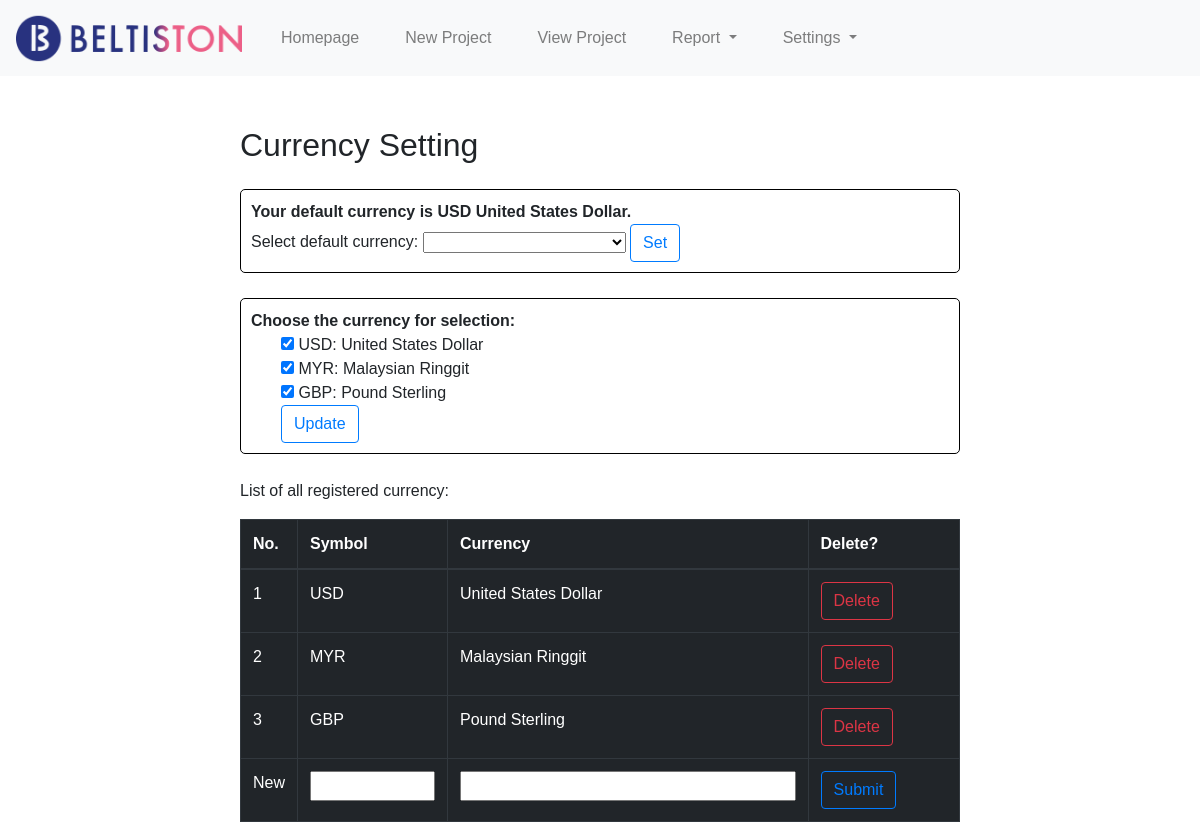
Page /settings-currency on the committed database.
### tables this page shows
CREATE TABLE currency (
                    id INTEGER PRIMARY KEY AUTOINCREMENT,
                    symbol TEXT,
                    description TEXT,
                    default_curr INTEGER,
                    display_curr INTEGER
                );

### app.py (the view, shortened to what this page needs)
@app.route("/settings-currency", methods=["GET", "POST"])
def settings():
    results = showcurrency()
    if request.method == "GET":
        return render_template("settings-currency.html", results=results)

### backendprocess.py (called while the page is built)
def showcurrency():
    with sqlite3.connect('p1_database.db') as conn:
        cur = conn.cursor()
        cur.execute("""SELECT * FROM currency;""")
    return cur.fetchall()

### templates/settings-currency.html (shortened to what this page needs)
{% extends "layout.html" %}
{% block body %}
<div class="settings-currency-mainbody">
    <h2>Currency Setting</h2>
    <div class="settings-default-currency">
        <form action="/setdefcurrency" method="POST">
        {% for result in results %}
        {% if result[3] == 1 %}
        <strong>Your default currency is {{result[1]}} {{result[2]}}.</strong><br>
        {% endif %}
        {% endfor %}
        Select default currency:
        <select name="currency" id="currency">
            <option value="blank"></option>
            {% for result in results%}
            <option name="symbol" value="{{result[1]}}">{{result[1]}} {{result[2]}}</option>
            {% endfor %}
        </select>
        <input type="submit" value="Set" class="btn btn-outline-primary">
        </form>
    </div>
    <div class="settings-default-currency">
        <strong>Choose the currency for selection:</strong>
        <div class="settings-showcurr">
        <form action="/setdisplaycurrency" method="POST">
            {% for result in results %}
            {% if result[4] == 1 %}
            <input type="checkbox" name="symbol" value="{{result[1]}}" checked> {{result[1]}}: {{result[2]}} <br>
            {% else %}
            <input type="checkbox" name="symbol" value="{{result[1]}}"> {{result[1]}}: {{result[2]}} <br>
            {% endif %}
            {% endfor %}
            <input type="submit" value="Update" class="btn btn-outline-primary">
        </form>
        </div>
    </div>
    <p>List of all registered currency:</p>
    <form action="/settings-currency" method="POST">
    <table id="display-currency" class="table table-bordered table-stripped table-dark" >
        <thead>
            <tr>
                <th style="width:20px">No.</th>
                <th style="width:150px">Symbol</th>
                <th style="width:auto">Currency</th>
                <th>Delete?</th>
            </tr>
        </thead>
        <tbody>
            {% for result in results %}
            <tr>
                <td>{{loop.index}}</td>
                <td>{{result[1]}}</td>
                <td>{{result[2]}}</td>
                <td>
                    <form action="/deletecurrency" method="POST" onsubmit="return confirm('Do you really want to delete this currency?');">
                        <input type="submit" value="Delete" class="btn btn-outline-danger">
                    </form>
                </td>
            </tr>
            {% endfor %}
            <tr>
                <td>New</td>
                <td><input class="newsymbol" name="newsymbol" type="text" required></td>
                <td><input class="newsymbol" name="description" type="text" required></td>
                <td><input type="submit" value="Submit" class="btn btn-outline-primary"></td>
            </tr>
        </tbody>
    </table>
    </form>
</div>
{% endblock %}

### static/styles.css (style rules this page uses)
body { font-family: Verdana , sans-serif; }
.settings-currency-mainbody { margin: 0 20%; }
.settings-default-currency { border: 1px solid black; border-radius: 5px; padding: 10px; margin: 25px 0; }
.settings-showcurr { margin: 0 30px; }
input.newsymbol { width: 100% }

### rows in the picture
currency: symbol "USD", description "United States Dollar"
currency: symbol "MYR", description "Malaysian Ringgit"
currency: symbol "GBP", description "Pound Sterling"
